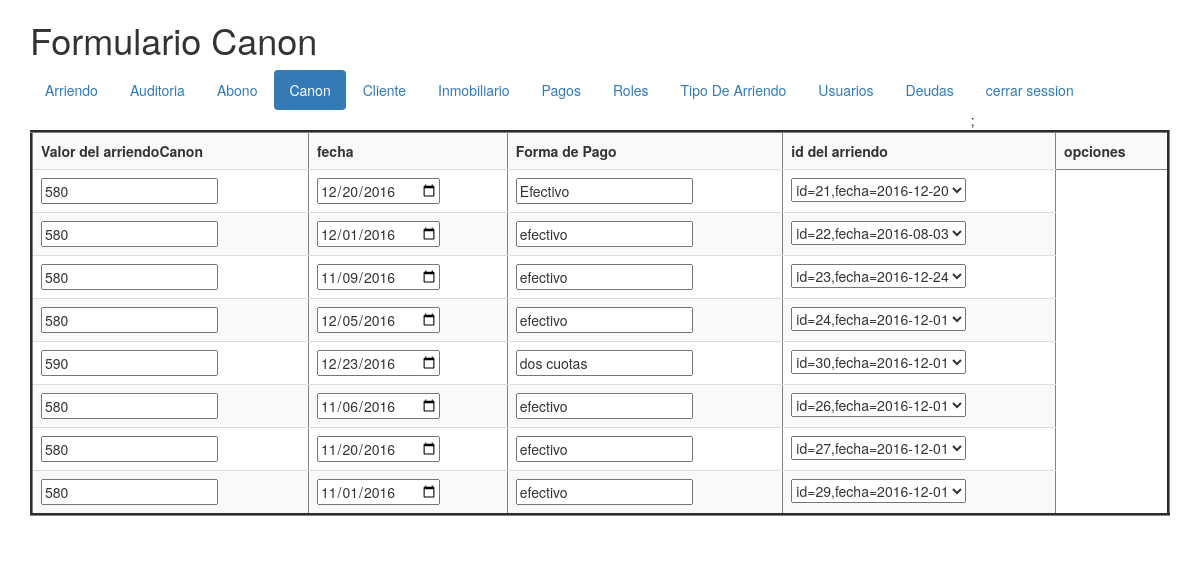
The app's page /vista/formulariocanon.php (signed in) with its own data.
### tables this page shows
CREATE TABLE `canon` (
  `idCanon` mediumint(9) NOT NULL,
  `valorArriendoCanon` mediumint(9) NOT NULL,
  `fechaCanon` date NOT NULL,
  `Forma_Pago` varchar(30) NOT NULL,
  `idArriendoCanon` mediumint(9) NOT NULL
);

### modelo/canon.php (called while the page is built, shortened)
<?php
class canon {
    private $_conexion;
    private $_paginacion = 10;
    function __construct ($conexion, $idCanon, $valorArriendoCanon, $fechaCanon, $Forma_Pago, $idArriendoCanon){
        $this->_conexion           = $conexion;
    }
	function getRol($idusuario){
        $roles=mysqli_query($this->_conexion, "SELECT ".static::class."roles AS elpermiso FROM roles WHERE idRoles IN(SELECT idrolesusuarios FROM usuarios WHERE idusuarios =$idusuario)") or die (mysqli_error($this->_conexion));
        $unregistro=mysqli_fetch_array($roles);
        return $unregistro['elpermiso'];
	}
    function listar ($pagina){
        if ($pagina<=0){
            $listado = mysqli_query($this->_conexion, "SELECT * FROM canon ORDER BY idCanon") or
                die (mysqli_error($this->_conexion));
        }else{
            $paginacionMax = $pagina * $this->_paginacion;
            $paginacionMin = $paginacionMax - $this->_paginacion;
            $listado =mysqli_query ($this->_conexion, "SELECT * FROM canon ORDER BY idCanon
            LIMIT $paginacionMin, $paginacionMax") or die (mysqli_error($this->_conexion));
        }
        return $listado;
    }
}
?>

### modelo/arriendo.php (called while the page is built, shortened)
<?php
class arriendo {
    private $_conexion;
    private $_paginacion = 5;
    function __construct($_conexion, $id_Arriendo, $Fecha_Arriendo, $id_Cedula_Cliente_Arriendo, $id_inmobiliario_Arriendo,$id_Tipo_Arriendo) {
        $this->_conexion = $_conexion;
    }
   function listar ($pagina){
        if ($pagina<=0){
            $listado = mysqli_query($this->_conexion, "SELECT * FROM arriendo ORDER BY id_Arriendo") or
                die (mysqli_error($this->_conexion));
        }else{
            $paginacionMax = $pagina * $this->_paginacion;
            $paginacionMin = $paginacionMax - $this->_paginacion;
            $listado =mysqli_query ($this->_conexion, "SELECT * FROM arriendo ORDER BY id_Arriendo
            LIMIT $paginacionMin, $paginacionMax") or die (mysqli_error($this->_conexion));
        }
        return $listado;
    }
}
?>

### vista/formulariocanon.php (the view, shortened to what this page needs)
<!DOCTYPE html>
<?php
if (isset($_SESSION ['id'])){
?>
<html>
	<div class="container">
    <head>
<link rel="stylesheet" href="https://maxcdn.bootstrapcdn.com/bootstrap/3.3.7/css/bootstrap.min.css">
        <link rel="stylesheet" href="https://maxcdn.bootstrapcdn.com/bootstrap/3.3.7/css/bootstrap.min.css">
    </head>
    <body>
        <header>
        <h1>Formulario Canon</h1>
             <?php
               include_once("menu.php");
            ?>
        </header>
        <table border="3px" class="table table-striped">
            <tbody>
                <tr>
                    <th scope = "col">Valor del arriendoCanon</th>
                    <th scope = "col">fecha </th>
                    <th scope = "col">Forma de Pago</th>
                    <th scope = "col">id del arriendo </th>
                    <th scope = "col">opciones</th>
                </tr>
  <?php
                $objetoConexion = new conexion();
                $conexion = $objetoConexion->conectar();
    include_once("../modelo/arriendo.php");
    $objetoarriendo =  new arriendo ($conexion,0,'Fecha_Arriendo','id_Cedula_Cliente_Arriendo','id_inmobiliario_Arriendo','id_Tipo_Arriendo');
    $listaarriendo= $objetoarriendo->listar(0);
    include_once("../modelo/canon.php");
    $objetocanon =  new canon($conexion,'idCanon','valor arriendo','fecha','forma de pago','arriendo');
    $listacanon = $objetocanon->listar(0);
	$permiso =  $objetocanon->getRol($_SESSION['id']);
	if (stripos($permiso,"r")!==false){
    while($unRegistro = mysqli_fetch_array($listacanon)){
        echo '<tr><form id="fModificarcanon"'.$unRegistro["idCanon"].' action="../controlador/Controladorcanon.php" method="post">';
        echo '<td><input type="hidden" name="fidCanon"  value="'.$unRegistro['idCanon'].'">';
        echo '    <input type="text" name="fvalorArriendoCanon"  value="'.$unRegistro['valorArriendoCanon'].'"></td>';
        echo '<td><input type="date" name="ffechaCanon"  value="'.$unRegistro['fechaCanon'].'"></td>';
        echo '<td><input type="text" name="fForma_Pago"  value="'.$unRegistro['Forma_Pago'].'"></td>';
        echo '<td><select name="fidArriendoCanon">';
         while($otroRegistro = mysqli_fetch_array($listaarriendo)){
             echo"<option value='".$otroRegistro['id_Arriendo']."'";
             if ($unRegistro['idArriendoCanon']==$otroRegistro['id_Arriendo']){
               echo " selected ";
            }
            echo  ">id=".$otroRegistro['id_Arriendo'].",fecha=".$otroRegistro['Fecha_Arriendo']."</option>";
        }
        mysqli_data_seek($listaarriendo,0);
        echo'</select></td>';
        echo '</form></tr>';
     }
	}
 ?>
			</body>
	</div>
</html>
<?php
  }else{
 header ("location:../index.php");
}
?>

### records on screen
canon: fvalorArriendoCanon "580", ffechaCanon "12/20/2016", fForma_Pago "Efectivo", fidArriendoCanon "id=21,fecha=2016-12-20"
canon: fvalorArriendoCanon "580", ffechaCanon "12/01/2016", fForma_Pago "efectivo", fidArriendoCanon "id=22,fecha=2016-08-03"
canon: fvalorArriendoCanon "580", ffechaCanon "11/09/2016", fForma_Pago "efectivo", fidArriendoCanon "id=23,fecha=2016-12-24"
canon: fvalorArriendoCanon "580", ffechaCanon "12/05/2016", fForma_Pago "efectivo", fidArriendoCanon "id=24,fecha=2016-12-01"
canon: fvalorArriendoCanon "590", ffechaCanon "12/23/2016", fForma_Pago "dos cuotas", fidArriendoCanon "id=30,fecha=2016-12-01"
canon: fvalorArriendoCanon "580", ffechaCanon "11/06/2016", fForma_Pago "efectivo", fidArriendoCanon "id=26,fecha=2016-12-01"
canon: fvalorArriendoCanon "580", ffechaCanon "11/20/2016", fForma_Pago "efectivo", fidArriendoCanon "id=27,fecha=2016-12-01"
canon: fvalorArriendoCanon "580", ffechaCanon "11/01/2016", fForma_Pago "efectivo", fidArriendoCanon "id=29,fecha=2016-12-01"
